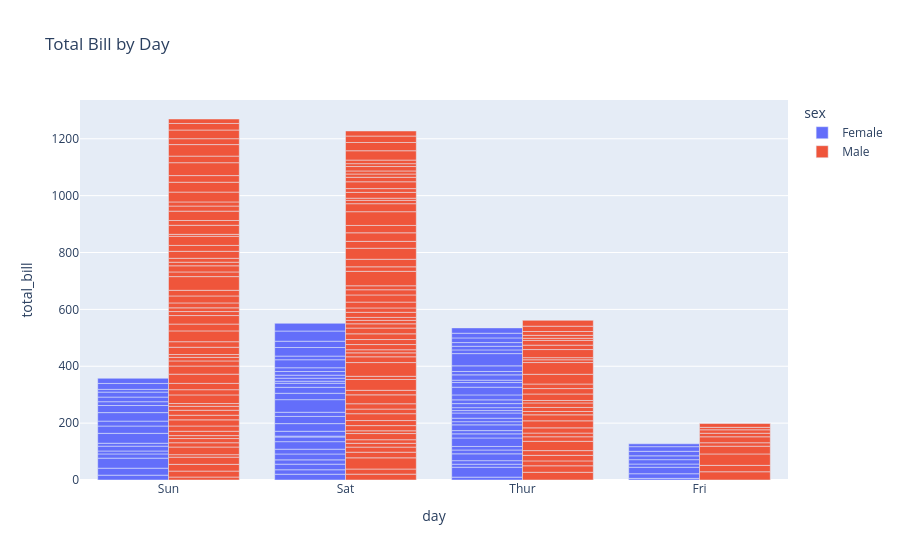

Notebook cell for this chart:
### Code cell
px.bar(tips, x='day', y='total_bill', color='sex',
       barmode='group', title='Total Bill by Day')

### Figure 1 — Plotly figure (JSON) as saved in the notebook; plotly's stock layout.template omitted (floating-point values rounded to 4 significant figures; data arrays with more than 128 entries replaced by an {"elided": "..."} marker saying what was removed)
{"data": [{"alignmentgroup": "True", "hovertemplate": "sex=Female<br>day=%{x}<br>total_bill=%{y}<extra></extra>", "legendgroup": "Female", "marker": {"color": "#636efa", "pattern": {"shape": ""}}, "name": "Female", "offsetgroup": "Female", "orientation": "v", "showlegend": true, "textposition": "auto", "type": "bar", "x": ["Sun", "Sun", "Sun", "Sun", "Sun", "Sun", "Sat", "Sat", "Sat", "Sat", "Sat", "Sat", "Sun", "Sun", "Sat", "Sat", "Sat", "Sat", "Sat", "Sat", "Sat", "Thur", "Thur", "Fri", "Fri", "Fri", "Fri", "Fri", "Sat", "Sat", "Sat", "Sat", "Sat", "Sun", "Sun", "Thur", "Thur", "Thur", "Thur", "Thur", "Thur", "Thur", "Thur", "Thur", "Thur", "Thur", "Thur", "Thur", "Thur", "Thur", "Thur", "Thur", "Thur", "Thur", "Thur", "Thur", "Thur", "Sun", "Sun", "Sun", "Sun", "Sun", "Sat", "Sat", "Sun", "Sun", "Sun", "Thur", "Thur", "Thur", "Thur", "Thur", "Thur", "Thur", "Sat", "Sat", "Sat", "Sat", "Sat", "Fri", "Fri", "Fri", "Fri", "Sat", "Sat", "Sat", "Thur"], "xaxis": "x", "y": [16.99, 24.59, 35.26, 14.83, 10.33, 16.97, 20.29, 15.77, 19.65, 15.06, 20.69, 16.93, 10.29, 34.81, 26.41, 16.45, 3.07, 17.07, 26.86, 25.28, 14.73, 10.07, 34.83, 5.75, 16.32, 22.75, 11.35, 15.38, 44.3, 22.42, 20.92, 14.31, 7.25, 25.71, 17.31, 10.65, 12.43, 24.08, 13.42, 12.48, 29.8, 14.52, 11.38, 20.27, 11.17, 12.26, 18.26, 8.51, 10.33, 14.15, 13.16, 17.47, 27.05, 16.43, 8.35, 18.64, 11.87, 29.85, 25.0, 13.39, 16.21, 17.51, 10.59, 10.63, 9.6, 20.9, 18.15, 19.81, 43.11, 13.0, 12.74, 13.0, 16.4, 16.47, 12.76, 13.27, 28.17, 12.9, 30.14, 13.42, 15.98, 16.27, 10.09, 22.12, 35.83, 27.18, 18.78], "yaxis": "y"}, {"alignmentgroup": "True", "hovertemplate": "sex=Male<br>day=%{x}<br>total_bill=%{y}<extra></extra>", "legendgroup": "Male", "marker": {"color": "#EF553B", "pattern": {"shape": ""}}, "name": "Male", "offsetgroup": "Male", "orientation": "v", "showlegend": true, "textposition": "auto", "type": "bar", "x": {"elided": "157 str values"}, "xaxis": "x", "y": {"elided": "157 float values"}, "yaxis": "y"}], "layout": {"barmode": "group", "legend": {"title": {"text": "sex"}, "tracegroupgap": 0}, "title": {"text": "Total Bill by Day"}, "xaxis": {"anchor": "y", "domain": [0, 1], "title": {"text": "day"}}, "yaxis": {"anchor": "x", "domain": [0, 1], "title": {"text": "total_bill"}}}}
